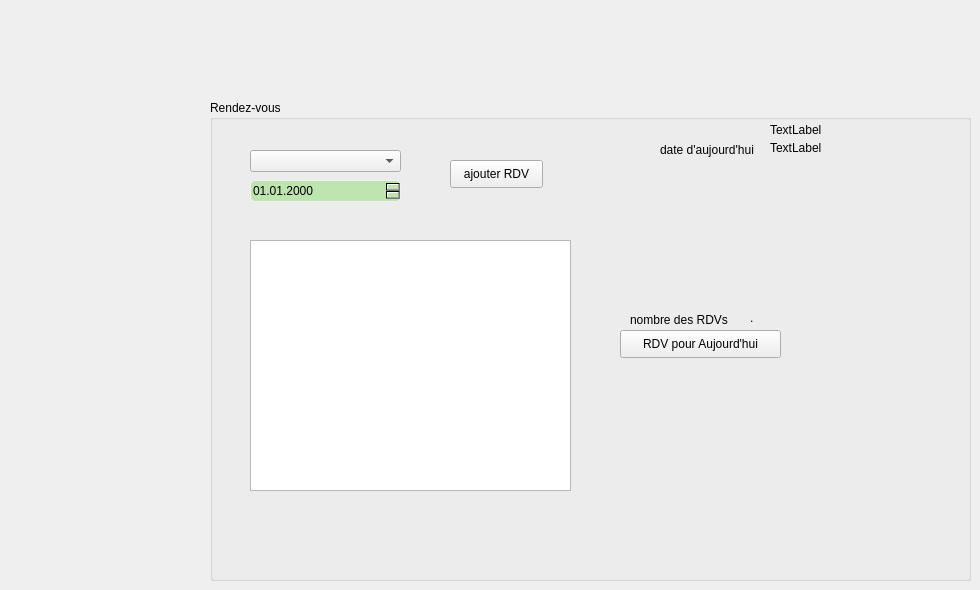
      <widget class="QWidget" name="page_15">
       <widget class="QGroupBox" name="groupBox_20">
        <property name="geometry">
         <rect>
          <x>210</x>
          <y>100</y>
          <width>761</width>
          <height>481</height>
         </rect>
        </property>
        <property name="title">
         <string>Rendez-vous</string>
        </property>
        <widget class="QDateEdit" name="rdvv">
         <property name="geometry">
          <rect>
           <x>40</x>
           <y>80</y>
           <width>151</width>
           <height>22</height>
          </rect>
         </property>
         <property name="styleSheet">
          <string notr="true"> background-color: QLinearGradient( x1: 0, y1: 0, x2: 0, y2: 1, stop: 0 #BEE5B0, stop: 0 #BEE5B0, stop: 1 #BEE5B0);
    border-style: solid;
    border: 1px solid #f1f1f1;
    border-radius: 5;</string>
         </property>
         <property name="displayFormat">
          <string>dd.MM.yyyy</string>
         </property>
        </widget>
        <widget class="QPushButton" name="rendez_vous">
         <property name="geometry">
          <rect>
           <x>240</x>
           <y>60</y>
           <width>93</width>
           <height>28</height>
          </rect>
         </property>
         <property name="text">
          <string>ajouter RDV</string>
         </property>
        </widget>
        <widget class="QTableView" name="datee">
         <property name="geometry">
          <rect>
           <x>40</x>
           <y>140</y>
           <width>321</width>
           <height>251</height>
          </rect>
         </property>
        </widget>
        <widget class="QLabel" name="label_rdv">
         <property name="geometry">
          <rect>
           <x>560</x>
           <y>20</y>
           <width>51</width>
           <height>20</height>
          </rect>
         </property>
         <property name="text">
          <string>TextLabel</string>
         </property>
        </widget>
        <widget class="QLabel" name="date_lyoum">
         <property name="geometry">
          <rect>
           <x>560</x>
           <y>40</y>
           <width>91</width>
           <height>16</height>
          </rect>
         </property>
         <property name="text">
          <string>TextLabel</string>
         </property>
        </widget>
        <widget class="QComboBox" name="comboBox_2">
         <property name="geometry">
          <rect>
           <x>40</x>
           <y>50</y>
           <width>151</width>
           <height>22</height>
          </rect>
         </property>
        </widget>
        <widget class="QPushButton" name="rdv_today">
         <property name="geometry">
          <rect>
           <x>410</x>
           <y>230</y>
           <width>161</width>
           <height>28</height>
          </rect>
         </property>
         <property name="text">
          <string>RDV pour Aujourd'hui</string>
         </property>
        </widget>
        <widget class="QLabel" name="label_39">
         <property name="geometry">
          <rect>
           <x>450</x>
           <y>40</y>
           <width>111</width>
           <height>20</height>
          </rect>
         </property>
         <property name="text">
          <string>date d'aujourd'hui</string>
         </property>
        </widget>
        <widget class="QLabel" name="date_rdvv">
         <property name="geometry">
          <rect>
           <x>540</x>
           <y>210</y>
           <width>56</width>
           <height>16</height>
          </rect>
         </property>
         <property name="text">
          <string>.</string>
         </property>
        </widget>
        <widget class="QLabel" name="label_40">
         <property name="geometry">
          <rect>
           <x>420</x>
           <y>210</y>
           <width>121</width>
           <height>20</height>
          </rect>
         </property>
         <property name="text">
          <string>nombre des RDVs </string>
         </property>
        </widget>
       </widget>
      </widget>
